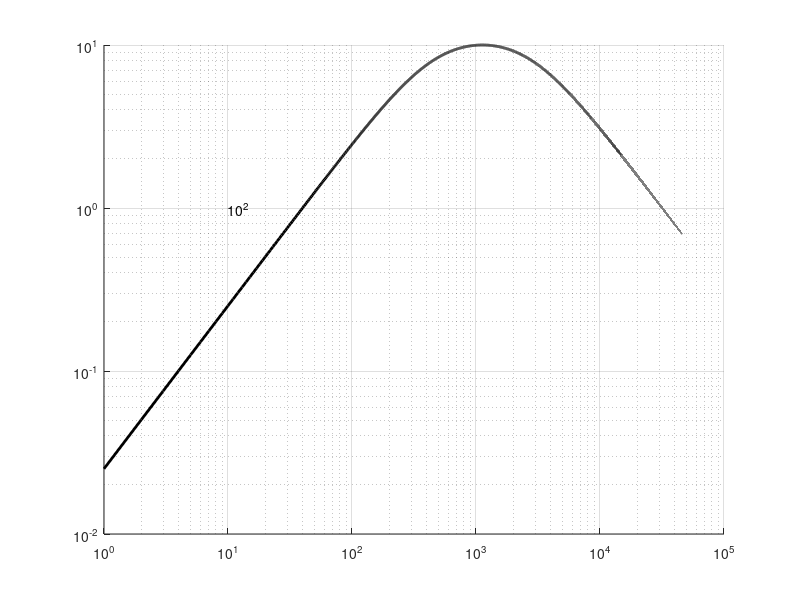

Reproduce this figure in MATLAB.
%
clf
hold on


vs=10;
R=2;
L=0.01;
C=0.02;

ZL=@(f) j.*2.*pi.*f.*L;
ZC=@(f) 1./(j.*2.*pi.*f.*C);
vr=@(f) vs.*R./(R+ZL(f)+ZC(f));

f=0.01:0.01:1000;
loglog(abs(vr(f)),"linewidth",2,"color","black")

text(10,1,strcat('10^2'));

grid on

print -deps bodeTestB.eps

